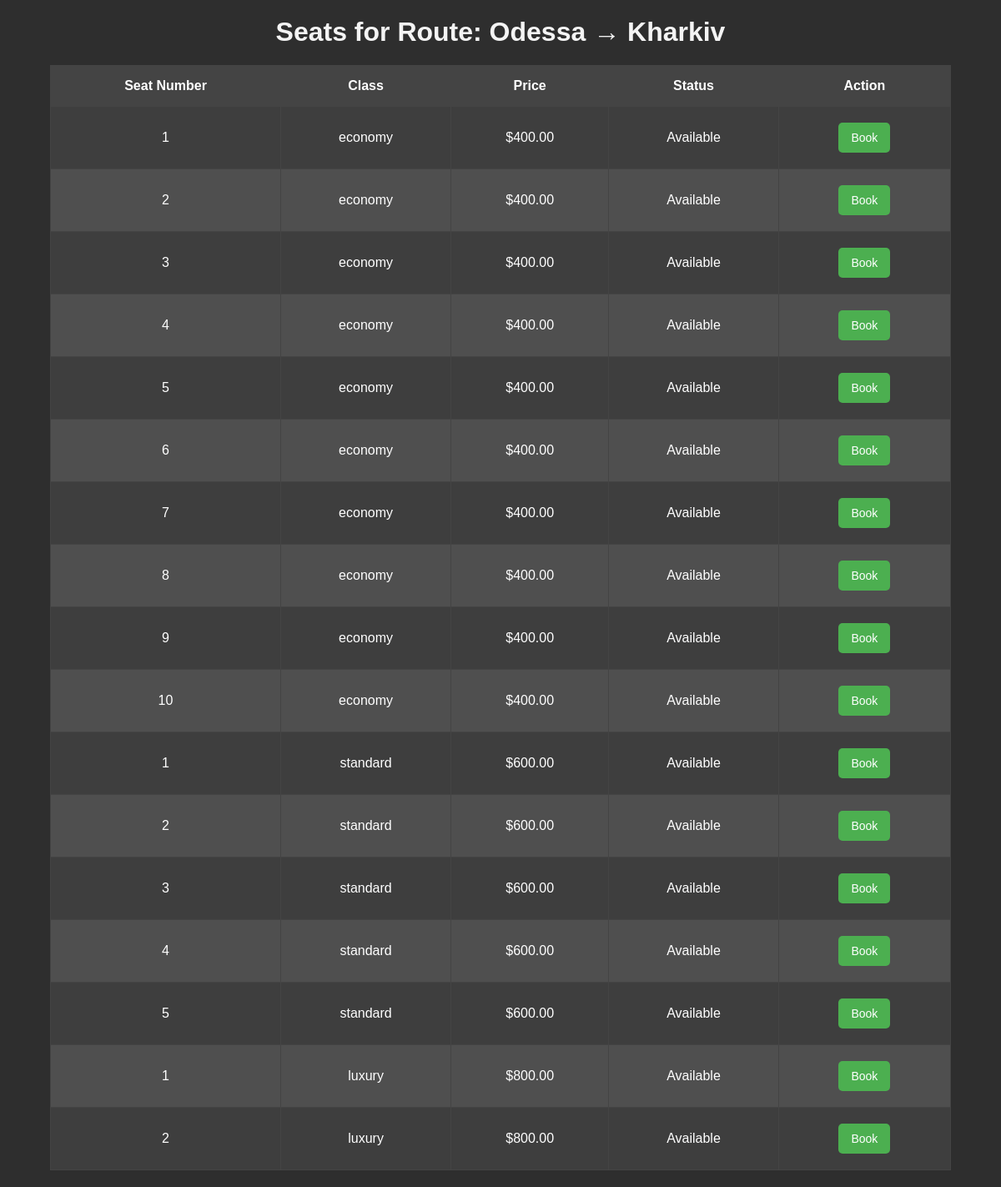
The app's page /seats/2 with its own data.
### tables this page shows
CREATE TABLE routes (
                id INTEGER PRIMARY KEY AUTOINCREMENT,
                departure TEXT NOT NULL,
                destination TEXT NOT NULL,
                departure_time TEXT NOT NULL,
                arrival_time TEXT NOT NULL,
                base_price REAL NOT NULL,
                train_type_id INTEGER NOT NULL,
                FOREIGN KEY (train_type_id) REFERENCES train_types (id)
            );

CREATE TABLE seats (
        id INTEGER PRIMARY KEY AUTOINCREMENT,
        route_id INTEGER NOT NULL,
        seat_number INTEGER NOT NULL,
        class TEXT NOT NULL,
        price REAL NOT NULL,
        is_booked INTEGER DEFAULT 0,
        FOREIGN KEY (route_id) REFERENCES routes (id)
    );

### railway_station/app.py (the view)
@app.route('/seats/<int:route_id>')
def view_seats(route_id):
    with sqlite3.connect('database.db') as conn:
        cursor = conn.cursor()
        cursor.execute('SELECT * FROM seats WHERE route_id = ?', (route_id,))
        seats = cursor.fetchall()
        cursor.execute('SELECT departure, destination FROM routes WHERE id = ?', (route_id,))
        route = cursor.fetchone()
    return render_template('seats.html', seats=seats, route=route)

### railway_station/templates/seats.html (shortened to what this page needs)
<!DOCTYPE html>
<html lang="en">
<head>
</head>
<body>
    <h1>Seats for Route: {{ route[0] }} → {{ route[1] }}</h1>
    <table>
        <thead>
            <tr>
                <th>Seat Number</th>
                <th>Class</th>
                <th>Price</th>
                <th>Status</th>
                <th>Action</th>
            </tr>
        </thead>
        <tbody>
            {% for seat in seats %}
            <tr>
                <td>{{ seat[2] }}</td>
                <td>{{ seat[3] }}</td>
                <td>${{ "%.2f" | format(seat[4]) }}</td>
                <td>{{ "Available" if not seat[5] else "Booked" }}</td>
                <td>
                    {% if not seat[5] %}
                    <form action="/book/{{ seat[0] }}" method="POST">
                        <button type="submit">Book</button>
                    </form>
                    {% else %}
                    <span>Not Available</span>
                    {% endif %}
                </td>
            </tr>
            {% endfor %}
        </tbody>
    </table>
</body>
</html>

### railway_station/templates/seats.html (style rules this page uses)
body { font-family: Arial, sans-serif; background-color: #2e2e2e; color: #ffffff; margin: 0; padding: 0; }
h1 { text-align: center; margin-top: 20px; color: #f4f4f4; }
table { width: 90%; margin: 20px auto; border-collapse: collapse; background-color: #3e3e3e; }
th, td { padding: 15px; text-align: center; border: 1px solid #444; }
th { background-color: #444; color: #fff; }
tr:nth-child(even) { background-color: #4f4f4f; }
button { background-color: #4CAF50; color: white; border: none; padding: 10px 15px; text-align: center; text-decoration: none; display: inline-block; font-size: 14px; margin: 4px 2px; cursor: pointer; border-radius: 5px; }

### records on screen
routes: departure "Odessa", destination "Kharkiv"
seats: seat_number "1", class "economy", price "400.00", is_booked "Available"
seats: seat_number "2", class "economy", price "400.00", is_booked "Available"
seats: seat_number "3", class "economy", price "400.00", is_booked "Available"
seats: seat_number "4", class "economy", price "400.00", is_booked "Available"
seats: seat_number "5", class "economy", price "400.00", is_booked "Available"
seats: seat_number "6", class "economy", price "400.00", is_booked "Available"
seats: seat_number "7", class "economy", price "400.00", is_booked "Available"
seats: seat_number "8", class "economy", price "400.00", is_booked "Available"
seats: seat_number "9", class "economy", price "400.00", is_booked "Available"
seats: seat_number "10", class "economy", price "400.00", is_booked "Available"
seats: seat_number "1", class "standard", price "600.00", is_booked "Available"
seats: seat_number "2", class "standard", price "600.00", is_booked "Available"
seats: seat_number "3", class "standard", price "600.00", is_booked "Available"
seats: seat_number "4", class "standard", price "600.00", is_booked "Available"
seats: seat_number "5", class "standard", price "600.00", is_booked "Available"
seats: seat_number "1", class "luxury", price "800.00", is_booked "Available"
seats: seat_number "2", class "luxury", price "800.00", is_booked "Available"
